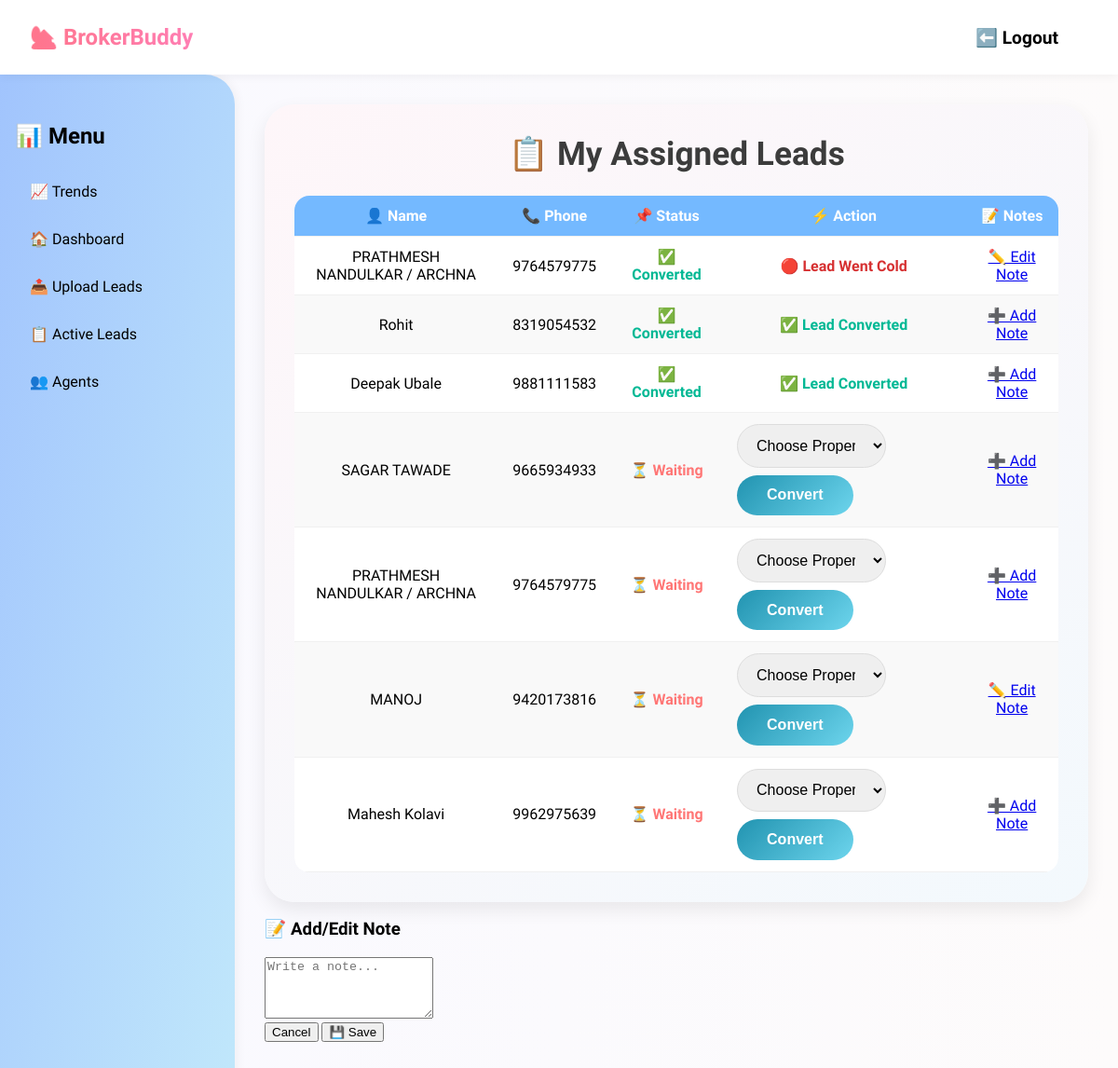
Screenshot of /my-leads (signed in) with the database file from the repository.
### app/models.py (models this page shows)
class Lead(Base):
    __tablename__ = "leads"
    id = Column(Integer, primary_key=True, index=True)
    name = Column(String, nullable=False)
    phone = Column(String, nullable=False)
    assigned_to = Column(Integer, ForeignKey("users.id"), nullable=True)
    status = Column(String, default="unconverted")
    converted = Column(Boolean, default=False)
    property_type = Column(String, nullable=True)
    created_at = Column(DateTime, default=datetime.utcnow)
    updated_at = Column(DateTime(timezone=True), default=func.now(), onupdate=func.now())
    agent = relationship("User", backref="leads")
    notes = Column(Text, nullable=True)

### app/dashboard/routes.py (the view)
@router.get("/my-leads", response_class=HTMLResponse)
def agent_leads(request: Request, db: Session = Depends(get_db)):
    user = get_current_user(request, db)
    if not user or user.role != "agent":
        return RedirectResponse("/login")
    leads = db.query(Lead).filter(Lead.assigned_to == user.id).all()
    return templates.TemplateResponse("agent_leads.html", {"request": request, "leads": leads, "user": user})

### app/templates/agent_leads.html (shortened to what this page needs)
{% extends "base.html" %}
{% block content %}
<div class="agents-overview-container">
  <h2 class="page-title">📋 My Assigned Leads</h2>
  <div class="table-wrapper">
    {% if leads %}
    <table class="table styled-table">
      <thead>
        <tr>
          <th>👤 Name</th>
          <th>📞 Phone</th>
          <th>📌 Status</th>
          <th>⚡ Action</th>
          <th>📝 Notes</th>
        </tr>
      </thead>
      <tbody>
        {% for lead in leads %}
        <tr>
          <td>{{ lead.name }}</td>
          <td>{{ lead.phone }}</td>
          <td>
            {% if lead.status == "converted" %}
              <span style="color: #00b894; font-weight: bold;">✅ Converted</span>
            {% else %}
              <span style="color: #ff7675; font-weight: bold;">⏳ Waiting</span>
            {% endif %}
          </td>
          <td>
            {% if lead.status != "converted" %}
            <form method="post" action="/convert-lead/{{ lead.id }}" style="display: flex; flex-direction: row; align-items: center; gap: 0.5rem; flex-wrap: wrap;">
              <select name="property_type" required class="input-field" style="max-width: 160px;">
                <option disabled selected>Choose Property</option>
              </select>
              <button type="submit" class="bubbly-button">Convert</button>
            </form>
                {% else %}
                  {% if lead.property_type == "cold" %}
                  <span style="color: #d63031; font-weight: bold;">🔴 Lead Went Cold</span>
                  {% else %}
                  <span style="color: #00b894; font-weight: bold;">✅ Lead Converted</span>
                  {% endif %}
                {% endif %}
          </td>
          <td>
           <a href="#" class="text-blue-600 hover:underline text-sm font-medium" onclick="openNotePopup('{{ lead.id }}', '{{ lead.notes | escape }}')">
              {% if lead.notes %}✏️ Edit Note{% else %}➕ Add Note{% endif %}
              </a>
          </td>
        </tr>
        {% endfor %}
      </tbody>
    </table>
    {% else %}
    <div class="empty-state">
      <p>No leads assigned yet 📭</p>
    </div>
    {% endif %}
  </div>
</div>
<div id="noteModal" class="fixed inset-0 bg-black bg-opacity-40 hidden justify-center items-center z-50">
  <div class="bg-white p-6 rounded-2xl shadow-xl w-full max-w-md">
    <h3 class="text-lg font-semibold mb-2">📝 Add/Edit Note</h3>
    <form method="post" id="noteForm">
      <textarea name="note" id="noteText" rows="4" class="w-full p-2 rounded-xl border text-sm resize-none" placeholder="Write a note..."></textarea>
      <div class="flex justify-end mt-3 gap-3">
        <button type="button" onclick="closeNotePopup()" class="text-sm text-gray-500 hover:text-red-500">Cancel</button>
        <button type="submit" class="bg-blue-500 text-white px-4 py-1 rounded-xl text-sm">💾 Save</button>
      </div>
    </form>
  </div>
</div>
{% endblock %}

### app/static/style.css (style rules this page uses)
body { margin: 0; font-family: 'Quicksand', sans-serif; }
.input-field { padding: 0.8rem 1rem; border-radius: 1.5rem; border: 1px solid #ddd; outline: none; transition: box-shadow 0.2s; font-size: 1rem; }
.bubbly-button { background: linear-gradient(135deg, #2193b0, #6dd5ed); border: none; border-radius: 2rem; color: white; padding: 0.8rem 2rem; font-size: 1rem; font-weight: bold; cursor: pointer; transition: transform 0.2s, box-shadow 0.2s; }
.page-title { font-size: 2rem; font-weight: bold; color: #4f46e5; margin-top: 0rem; margin-bottom: 1rem; text-align: center; }
.styled-table { width: 100%; border-collapse: collapse; font-size: 1rem; background-color: #fff; border-radius: 10px; overflow: hidden; box-shadow: 0 0 15px rgba(0, 0, 0, 0.1); }
.styled-table thead { background-color: #e0e7ff; color: #1e3a8a; }
.styled-table th, .styled-table td { padding: 12px 15px; text-align: center; }
.styled-table tbody tr { border-top: 1px solid #ddd; }
.agents-overview-container { background: linear-gradient(145deg, #fef6f9, #f3f9fd); padding: 2rem; border-radius: 2rem; box-shadow: 0 8px 20px rgba(0, 0, 0, 0.08); animation: fadeIn 0.5s ease-in-out; }
.page-title { font-size: 2.2rem; font-weight: bold; margin-bottom: 1.5rem; color: #3c3c3c; text-shadow: 1px 1px 0 #fff; }
.table-wrapper { overflow-x: auto; border-radius: 1rem; }
html, body { margin: 0; padding: 0; height: 100%; max-height: 100vh; overflow-y: hidden; overflow-x: hidden; }
.styled-table { width: 100%; border-collapse: collapse; border-radius: 10px; overflow: hidden; box-shadow: 0 0 10px rgba(0,0,0,0.05); background-color: #fff; }
.styled-table thead { background-color: #74b9ff; color: white; text-align: center; }
.styled-table th, .styled-table td { padding: 0.75rem 1rem; border-bottom: 1px solid #f0f0f0; }
.styled-table tbody tr:nth-child(even) { background-color: #f9f9f9; }

### rows the page displays
Lead: name "PRATHMESH NANDULKAR / ARCHNA", phone "9764579775", status "✅ Converted", shows "✏️ Edit Note"
Lead: name "Rohit", phone "8319054532", status "✅ Converted", shows "➕ Add Note"
Lead: name "Deepak Ubale", phone "9881111583", status "✅ Converted", shows "➕ Add Note"
Lead: name "SAGAR TAWADE", phone "9665934933", status "⏳ Waiting", shows "➕ Add Note"
Lead: name "PRATHMESH NANDULKAR / ARCHNA", phone "9764579775", status "⏳ Waiting", shows "➕ Add Note"
Lead: name "MANOJ", phone "9420173816", status "⏳ Waiting", notes "✏️ Edit Note"
Lead: name "Mahesh Kolavi", phone "9962975639", status "⏳ Waiting", shows "➕ Add Note"
